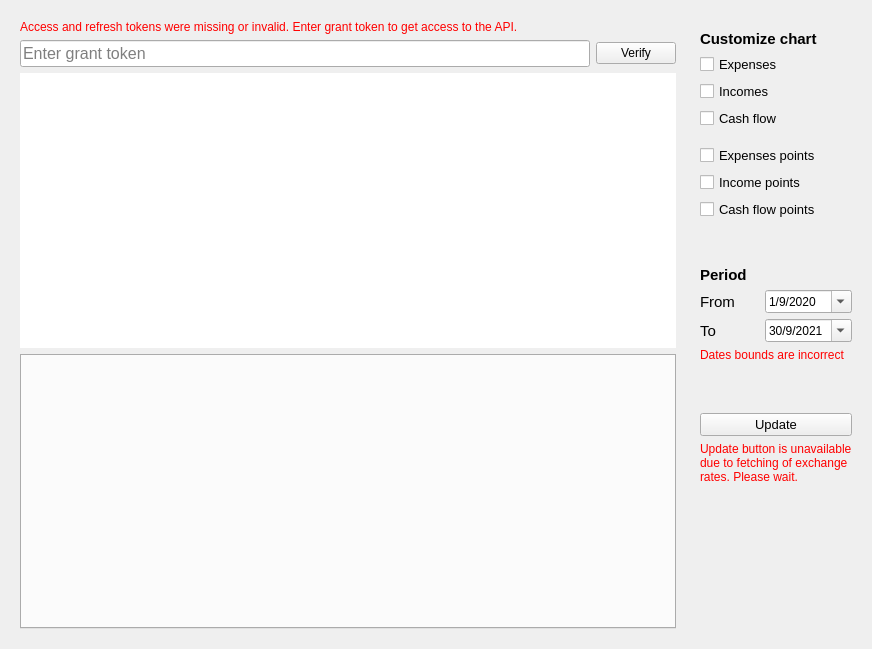
<?xml version="1.0" encoding="UTF-8"?>
<ui version="4.0">
 <class>MainWidget</class>
 <widget class="QWidget" name="MainWidget">
  <property name="geometry">
   <rect>
    <x>0</x>
    <y>0</y>
    <width>872</width>
    <height>649</height>
   </rect>
  </property>
  <property name="windowTitle">
   <string>Zoho Books Forecasting</string>
  </property>
  <property name="autoFillBackground">
   <bool>false</bool>
  </property>
  <layout class="QHBoxLayout" name="horizontalLayout_2">
   <item>
    <layout class="QHBoxLayout" name="mainLayout">
     <item>
      <widget class="QWidget" name="chartWidget" native="true">
       <layout class="QVBoxLayout" name="verticalLayout_5">
        <item>
         <layout class="QVBoxLayout" name="chartLayout">
          <item>
           <widget class="QLabel" name="errorLabel">
            <property name="styleSheet">
             <string notr="true">color: rgb(255, 0, 0);</string>
            </property>
            <property name="text">
             <string>Access and refresh tokens were missing or invalid. Enter grant token to get access to the API.</string>
            </property>
           </widget>
          </item>
          <item>
           <layout class="QHBoxLayout" name="horizontalLayout">
            <item>
             <widget class="QLineEdit" name="grantTokenInput">
              <property name="font">
               <font>
                <family>Arial</family>
                <pointsize>12</pointsize>
                <weight>50</weight>
                <bold>false</bold>
               </font>
              </property>
              <property name="focusPolicy">
               <enum>Qt::WheelFocus</enum>
              </property>
              <property name="inputMask">
               <string/>
              </property>
              <property name="text">
               <string/>
              </property>
              <property name="readOnly">
               <bool>false</bool>
              </property>
              <property name="placeholderText">
               <string>Enter grant token</string>
              </property>
              <property name="clearButtonEnabled">
               <bool>true</bool>
              </property>
             </widget>
            </item>
            <item>
             <widget class="QPushButton" name="grantTokenButton">
              <property name="text">
               <string>Verify</string>
              </property>
             </widget>
            </item>
           </layout>
          </item>
          <item>
           <widget class="CashFlowView" name="chartView">
            <property name="frameShape">
             <enum>QFrame::NoFrame</enum>
            </property>
            <property name="foregroundBrush">
             <brush brushstyle="NoBrush">
              <color alpha="255">
               <red>0</red>
               <green>0</green>
               <blue>0</blue>
              </color>
             </brush>
            </property>
            <property name="interactive">
             <bool>true</bool>
            </property>
           </widget>
          </item>
          <item>
           <widget class="QTabWidget" name="tabWidget">
            <property name="currentIndex">
             <number>-1</number>
            </property>
           </widget>
          </item>
         </layout>
        </item>
       </layout>
      </widget>
     </item>
     <item>
      <widget class="QWidget" name="controlWidget" native="true">
       <layout class="QGridLayout" name="gridLayout_3">
        <item row="0" column="0">
         <layout class="QGridLayout" name="controlLayout">
          <item row="10" column="0" colspan="2">
           <widget class="QLabel" name="periodLabel">
            <property name="sizePolicy">
             <sizepolicy hsizetype="Preferred" vsizetype="Preferred">
              <horstretch>0</horstretch>
              <verstretch>0</verstretch>
             </sizepolicy>
            </property>
            <property name="font">
             <font>
              <pointsize>11</pointsize>
              <weight>75</weight>
              <bold>true</bold>
             </font>
            </property>
            <property name="text">
             <string>Period</string>
            </property>
           </widget>
          </item>
          <item row="4" column="0" colspan="2">
           <widget class="QCheckBox" name="cashFlowCheckBox">
            <property name="font">
             <font>
              <pointsize>10</pointsize>
             </font>
            </property>
            <property name="text">
             <string>Cash flow</string>
            </property>
           </widget>
          </item>
          <item row="6" column="0" colspan="2">
           <widget class="QCheckBox" name="expensesPointsCheckBox">
            <property name="font">
             <font>
              <pointsize>10</pointsize>
             </font>
            </property>
            <property name="text">
             <string>Expenses points</string>
            </property>
           </widget>
          </item>
          <item row="11" column="0">
           <widget class="QLabel" name="fromLabel">
            <property name="font">
             <font>
              <pointsize>11</pointsize>
             </font>
            </property>
            <property name="text">
             <string>From</string>
            </property>
           </widget>
          </item>
          <item row="15" column="0" colspan="2">
           <widget class="QPushButton" name="updateButton">
            <property name="font">
             <font>
              <family>Nirmala UI</family>
              <pointsize>10</pointsize>
             </font>
            </property>
            <property name="text">
             <string>Update</string>
            </property>
           </widget>
          </item>
          <item row="8" column="0" colspan="2">
           <widget class="QCheckBox" name="cashFlowPointsCheckBox">
            <property name="font">
             <font>
              <pointsize>10</pointsize>
             </font>
            </property>
            <property name="text">
             <string>Cash flow points</string>
            </property>
           </widget>
          </item>
          <item row="5" column="0" colspan="2">
           <spacer name="verticalSpacer_4">
            <property name="orientation">
             <enum>Qt::Vertical</enum>
            </property>
            <property name="sizeType">
             <enum>QSizePolicy::Fixed</enum>
            </property>
            <property name="sizeHint" stdset="0">
             <size>
              <width>20</width>
              <height>10</height>
             </size>
            </property>
           </spacer>
          </item>
          <item row="12" column="1">
           <widget class="QDateEdit" name="toDateEdit">
            <property name="font">
             <font>
              <pointsize>9</pointsize>
             </font>
            </property>
            <property name="wrapping">
             <bool>false</bool>
            </property>
            <property name="frame">
             <bool>true</bool>
            </property>
            <property name="readOnly">
             <bool>false</bool>
            </property>
            <property name="dateTime">
             <datetime>
              <hour>0</hour>
              <minute>0</minute>
              <second>0</second>
              <year>2021</year>
              <month>9</month>
              <day>30</day>
             </datetime>
            </property>
            <property name="displayFormat">
             <string>d/M/yyyy</string>
            </property>
            <property name="calendarPopup">
             <bool>true</bool>
            </property>
            <property name="currentSectionIndex">
             <number>1</number>
            </property>
            <property name="timeSpec">
             <enum>Qt::LocalTime</enum>
            </property>
            <property name="date">
             <date>
              <year>2021</year>
              <month>9</month>
              <day>30</day>
             </date>
            </property>
           </widget>
          </item>
          <item row="9" column="0" colspan="2">
           <spacer name="verticalSpacer_2">
            <property name="orientation">
             <enum>Qt::Vertical</enum>
            </property>
            <property name="sizeType">
             <enum>QSizePolicy::Preferred</enum>
            </property>
            <property name="sizeHint" stdset="0">
             <size>
              <width>20</width>
              <height>40</height>
             </size>
            </property>
           </spacer>
          </item>
          <item row="11" column="1">
           <widget class="QDateEdit" name="fromDateEdit">
            <property name="font">
             <font>
              <pointsize>9</pointsize>
             </font>
            </property>
            <property name="buttonSymbols">
             <enum>QAbstractSpinBox::UpDownArrows</enum>
            </property>
            <property name="dateTime">
             <datetime>
              <hour>0</hour>
              <minute>0</minute>
              <second>0</second>
              <year>2020</year>
              <month>9</month>
              <day>1</day>
             </datetime>
            </property>
            <property name="time">
             <time>
              <hour>0</hour>
              <minute>0</minute>
              <second>0</second>
             </time>
            </property>
            <property name="displayFormat">
             <string>d/M/yyyy</string>
            </property>
            <property name="calendarPopup">
             <bool>true</bool>
            </property>
            <property name="currentSectionIndex">
             <number>1</number>
            </property>
            <property name="timeSpec">
             <enum>Qt::LocalTime</enum>
            </property>
            <property name="date">
             <date>
              <year>2020</year>
              <month>9</month>
              <day>1</day>
             </date>
            </property>
           </widget>
          </item>
          <item row="18" column="1">
           <widget class="QPushButton" name="themeButton">
            <property name="sizePolicy">
             <sizepolicy hsizetype="Fixed" vsizetype="Fixed">
              <horstretch>0</horstretch>
              <verstretch>0</verstretch>
             </sizepolicy>
            </property>
            <property name="font">
             <font>
              <kerning>true</kerning>
             </font>
            </property>
            <property name="layoutDirection">
             <enum>Qt::RightToLeft</enum>
            </property>
            <property name="styleSheet">
             <string notr="true">border: none</string>
            </property>
            <property name="text">
             <string/>
            </property>
            <property name="icon">
             <iconset resource="assets.qrc">
              <normaloff>:/assets/sun.png</normaloff>:/assets/sun.png</iconset>
            </property>
            <property name="flat">
             <bool>true</bool>
            </property>
           </widget>
          </item>
          <item row="17" column="0" colspan="2">
           <spacer name="verticalSpacer_3">
            <property name="orientation">
             <enum>Qt::Vertical</enum>
            </property>
            <property name="sizeHint" stdset="0">
             <size>
              <width>20</width>
              <height>40</height>
             </size>
            </property>
           </spacer>
          </item>
          <item row="12" column="0">
           <widget class="QLabel" name="toLabel">
            <property name="font">
             <font>
              <pointsize>11</pointsize>
             </font>
            </property>
            <property name="text">
             <string>To</string>
            </property>
           </widget>
          </item>
          <item row="13" column="0" colspan="2">
           <widget class="QLabel" name="datesErrorLabel">
            <property name="styleSheet">
             <string notr="true">color: rgb(255, 0, 0);</string>
            </property>
            <property name="text">
             <string>Dates bounds are incorrect</string>
            </property>
           </widget>
          </item>
          <item row="0" column="0" colspan="2">
           <spacer name="verticalSpacer_7">
            <property name="orientation">
             <enum>Qt::Vertical</enum>
            </property>
            <property name="sizeType">
             <enum>QSizePolicy::Fixed</enum>
            </property>
            <property name="sizeHint" stdset="0">
             <size>
              <width>20</width>
              <height>10</height>
             </size>
            </property>
           </spacer>
          </item>
          <item row="3" column="0" colspan="2">
           <widget class="QCheckBox" name="incomesCheckBox">
            <property name="font">
             <font>
              <pointsize>10</pointsize>
             </font>
            </property>
            <property name="text">
             <string>Incomes</string>
            </property>
           </widget>
          </item>
          <item row="2" column="0" colspan="2">
           <widget class="QCheckBox" name="expensesCheckBox">
            <property name="font">
             <font>
              <pointsize>10</pointsize>
             </font>
            </property>
            <property name="text">
             <string>Expenses</string>
            </property>
           </widget>
          </item>
          <item row="7" column="0" colspan="2">
           <widget class="QCheckBox" name="incomePointsCheckBox">
            <property name="font">
             <font>
              <pointsize>10</pointsize>
             </font>
            </property>
            <property name="text">
             <string>Income points</string>
            </property>
           </widget>
          </item>
          <item row="1" column="0" colspan="2">
           <widget class="QLabel" name="displaySeriesLabel">
            <property name="font">
             <font>
              <pointsize>11</pointsize>
              <weight>75</weight>
              <bold>true</bold>
             </font>
            </property>
            <property name="text">
             <string>Customize chart</string>
            </property>
           </widget>
          </item>
          <item row="14" column="0" colspan="2">
           <spacer name="verticalSpacer">
            <property name="orientation">
             <enum>Qt::Vertical</enum>
            </property>
            <property name="sizeType">
             <enum>QSizePolicy::Fixed</enum>
            </property>
            <property name="sizeHint" stdset="0">
             <size>
              <width>20</width>
              <height>45</height>
             </size>
            </property>
           </spacer>
          </item>
          <item row="16" column="0" colspan="2">
           <widget class="QLabel" name="ratesWaitingLabel">
            <property name="styleSheet">
             <string notr="true">color: rgb(255, 0, 0);</string>
            </property>
            <property name="text">
             <string>Update button is unavailable
due to fetching of exchange
rates. Please wait.</string>
            </property>
           </widget>
          </item>
         </layout>
        </item>
       </layout>
      </widget>
     </item>
    </layout>
   </item>
  </layout>
 </widget>
 <customwidgets>
  <customwidget>
   <class>CashFlowView</class>
   <extends>QGraphicsView</extends>
   <header>plotting/CashFlowView.h</header>
  </customwidget>
 </customwidgets>
 <resources>
  <include location="assets.qrc"/>
 </resources>
 <connections/>
</ui>
